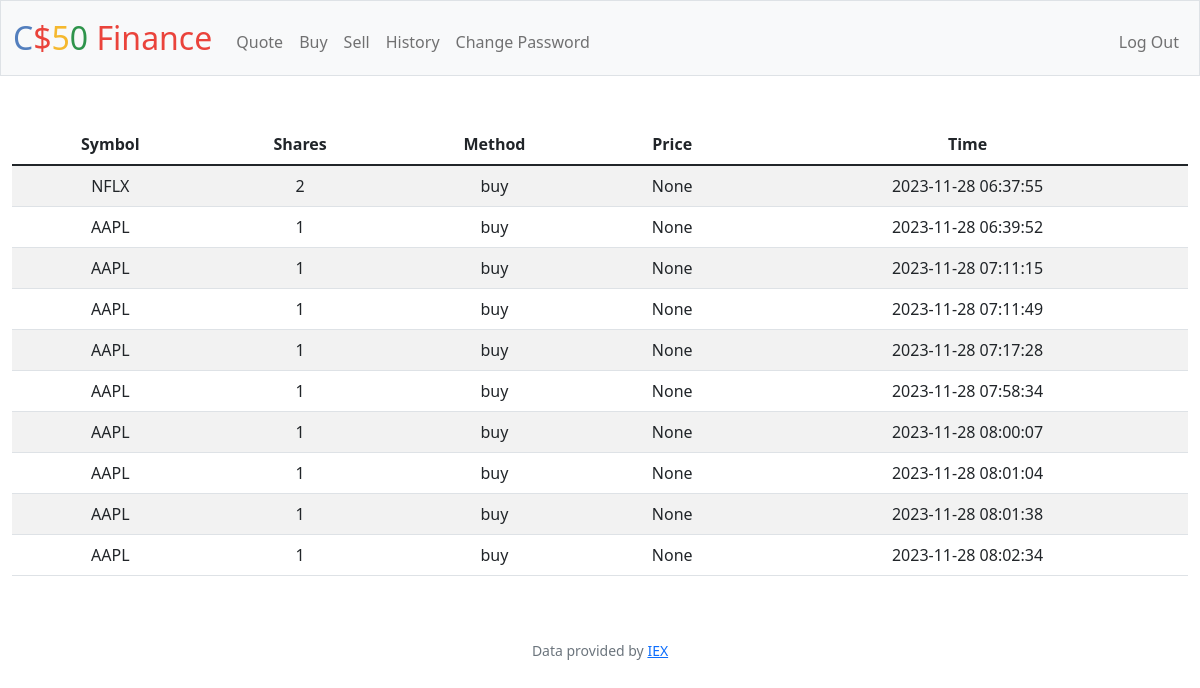
Screenshot of /history (signed in) with the database file from the repository.
### tables this page shows
CREATE TABLE purchases (user_id INTEGER NOT NULL,
   symbol TEXT,
   shares INTEGER NOT NULL,
   time DATETIME NOT NULL DEFAULT CURRENT_TIMESTAMP, action TEXT, price REAL,
 FOREIGN KEY(user_id) REFERENCES users(id)
);

### app.py (the view)
@app.route("/history")
@login_required
def history():
    rows = db.execute("SELECT * FROM purchases WHERE user_id = ?", session["user_id"])
    return render_template("history.html", rows=rows)

### app.py (called while the page is built)
@app.after_request
def after_request(response):
    response.headers["Cache-Control"] = "no-cache, no-store, must-revalidate"
    response.headers["Expires"] = 0
    response.headers["Pragma"] = "no-cache"
    return response

### helpers.py (called while the page is built)
def login_required(f):
    @wraps(f)
    def decorated_function(*args, **kwargs):
        if session.get("user_id") is None:
            return redirect("/login")
        return f(*args, **kwargs)
    return decorated_function

### templates/history.html (shortened to what this page needs)
{% extends "layout.html" %}
{% block main %}
    <table class="table table-striped">
        <thead>
            <tr>
                <th scope="col">Symbol</th>
                <th scope="col">Shares</th>
                <th scope="col">Method</th>
                <th scope="col">Price</th>
                <th scope="col">Time</th>
            </tr>
        </thead>
        <tbody>
            {% for row in rows %}
                <tr>
                    <td>{{row['symbol']}}</td>
                    <td>{{row['shares']}}</td>
                    <td>{{row['action']}}</td>
                    <td>{{row['price']}}</td>
                    <td>{{row['time']}}</td>
                </tr>
            {% endfor %}
        </tbody>
    </table>
{% endblock %}

### templates/layout.html (shortened to what this page needs)
<!DOCTYPE html>
<html lang="en">
    <head>
        <link href="https://cdn.jsdelivr.net/npm/bootstrap@5.1.3/dist/css/bootstrap.min.css" rel="stylesheet">
        <link href="/static/styles.css" rel="stylesheet">
    </head>
    <body>
        <nav class="bg-light border navbar navbar-expand-md navbar-light">
            <div class="container-fluid">
                <a class="navbar-brand" href="/"><span class="blue">C</span><span class="red">$</span><span class="yellow">5</span><span class="green">0</span> <span class="red">Finance</span></a>
                <div class="collapse navbar-collapse" id="navbar">
                    {% if session["user_id"] %}
                        <ul class="navbar-nav me-auto mt-2">
                            <li class="nav-item"><a class="nav-link" href="/quote">Quote</a></li>
                            <li class="nav-item"><a class="nav-link" href="/buy">Buy</a></li>
                            <li class="nav-item"><a class="nav-link" href="/sell">Sell</a></li>
                            <li class="nav-item"><a class="nav-link" href="/history">History</a></li>
                            <li class="nav-item"><a class="nav-link" href="/change">Change Password</a></li>
                        </ul>
                        <ul class="navbar-nav ms-auto mt-2">
                            <li class="nav-item"><a class="nav-link" href="/logout">Log Out</a></li>
                        </ul>
                    {% else %}
                        <ul class="navbar-nav ms-auto mt-2">
                            <li class="nav-item"><a class="nav-link" href="/register">Register</a></li>
                            <li class="nav-item"><a class="nav-link" href="/login">Log In</a></li>
                        </ul>
                    {% endif %}
                </div>
            </div>
        </nav>
        <main class="container-fluid py-5 text-center">
            {% block main %}{% endblock %}
        </main>
        <footer class="mb-5 small text-center text-muted">
            Data provided by <a href="https://iexcloud.io/">IEX</a>
        </footer>
    </body>
</html>

### static/styles.css (style rules this page uses)
nav .navbar-brand { font-size: xx-large; }
nav .navbar-brand .blue { color: #537fbe; }
nav .navbar-brand .red { color: #ea433b; }
nav .navbar-brand .yellow { color: #f5b82e; }
nav .navbar-brand .green { color: #2e944b; }

### rows the page displays
purchases: symbol "NFLX", shares "2", action "buy", price "None", time "2023-11-28 06:37:55"
purchases: symbol "AAPL", shares "1", action "buy", price "None", time "2023-11-28 06:39:52"
purchases: symbol "AAPL", shares "1", action "buy", price "None", time "2023-11-28 07:11:15"
purchases: symbol "AAPL", shares "1", action "buy", price "None", time "2023-11-28 07:11:49"
purchases: symbol "AAPL", shares "1", action "buy", price "None", time "2023-11-28 07:17:28"
purchases: symbol "AAPL", shares "1", action "buy", price "None", time "2023-11-28 07:58:34"
purchases: symbol "AAPL", shares "1", action "buy", price "None", time "2023-11-28 08:00:07"
purchases: symbol "AAPL", shares "1", action "buy", price "None", time "2023-11-28 08:01:04"
purchases: symbol "AAPL", shares "1", action "buy", price "None", time "2023-11-28 08:01:38"
purchases: symbol "AAPL", shares "1", action "buy", price "None", time "2023-11-28 08:02:34"
